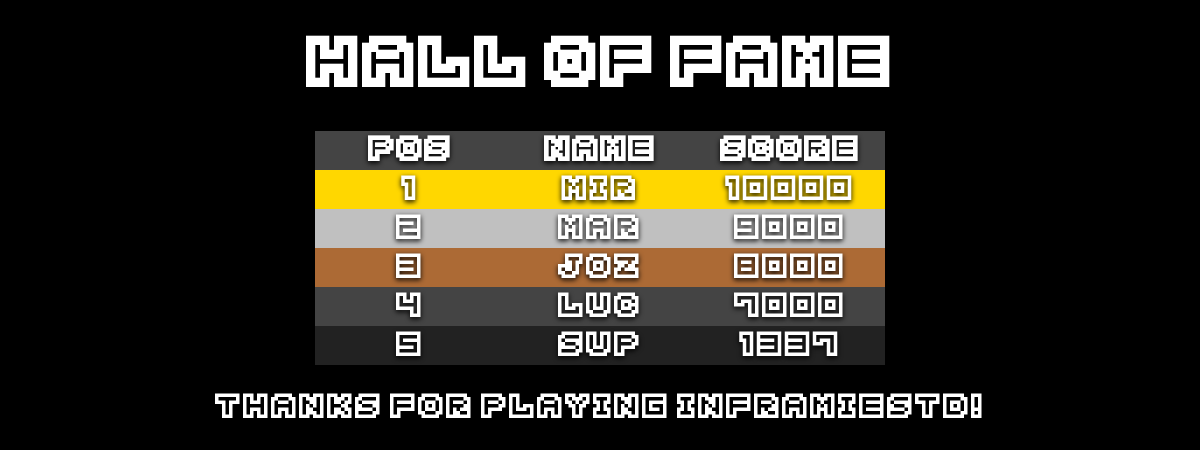
The page /highScoreMain.php on the database as committed earlier.
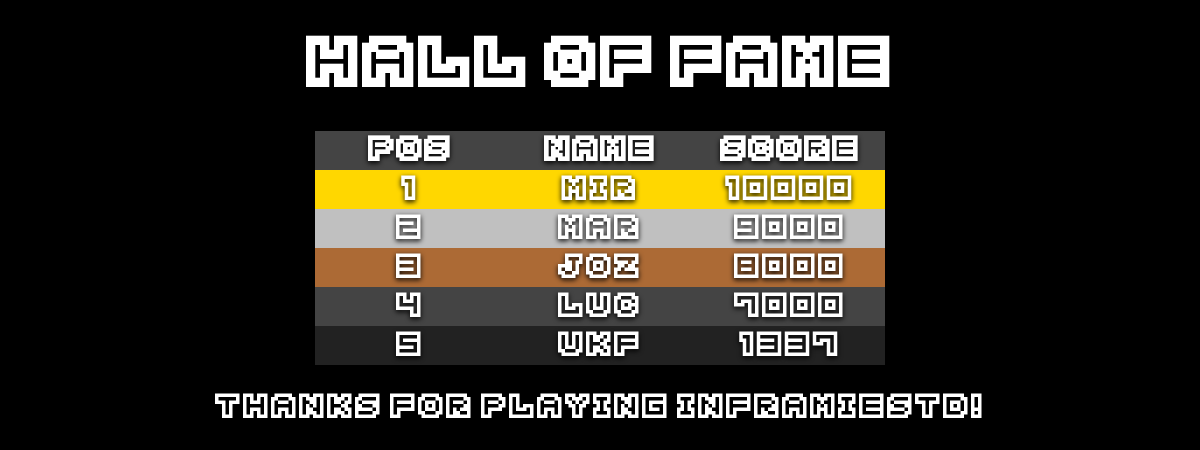
The same page on the database as committed later.
### tables this page shows
CREATE TABLE `hs` (
  `id` int(11) NOT NULL,
  `meno` varchar(3) NOT NULL,
  `score` int(30) NOT NULL
);

### highScoreMain.php (the view, shortened to what this page needs)
<!Doctype html>
<html lang="en" dir="ltr">
<head>
    <link rel="stylesheet" type="text/css" href="style.css">
</head>
<body>
<h1 class='title'>HALL OF FAME</h1>
<table class="main_table">
    <tr>
        <th class="table_th">POS</th>
        <th class="table_th">NAME</th>
        <th class="table_th">SCORE</th>
    </tr>
    <?php
    $conn = mysqli_connect("localhost", "root", "", "highscore");
    $sql = "SELECT meno, score FROM hs ORDER BY score DESC LIMIT 50";
    $result = $conn -> query($sql);
    if ($result -> num_rows > 0) {
        $i = 1;
        while ($row = $result -> fetch_assoc()) {
            echo "<tr><td>". $i."</td><td>" . $row['meno'] . "</td><td>" . $row['score'] . "</td></tr>";
            $i++;
        }
        echo "</table>";
    } else {
        echo "0 results";
    }
    ?>
<p class='center'>THANKS FOR PLAYING INFRAMIESTD!</p>
</body>
</html>

### style.css (style rules this page uses)
body { background: #000; font-family: "font1"; font-size: 28px; color: #FFF; }
.main_table { margin-left: auto; margin-right: auto; border-collapse: collapse; }
.title { text-align: center; animation: blink 3s infinite; }
.center { text-align:center; }
table, th, td, tr { color: white; text-shadow: 0px 2px 5px black; padding: 5px; }
th { background-color: #444; color: white; }
td { text-align: center; }
tr:nth-child(odd) { background-color: #444; }
tr:nth-child(even) { background-color: #222; }
tr:nth-child(2) { background-color: gold; animation: blink_box 3s infinite; color: black; }
tr:nth-child(3) { background-color: silver; }
tr:nth-child(4) { background-color: #ac6a35; }
.table_th { width: 180px; }

Rows that differ between the two databases and show on the page:
changed hs: meno "SUP" → "UKF"
